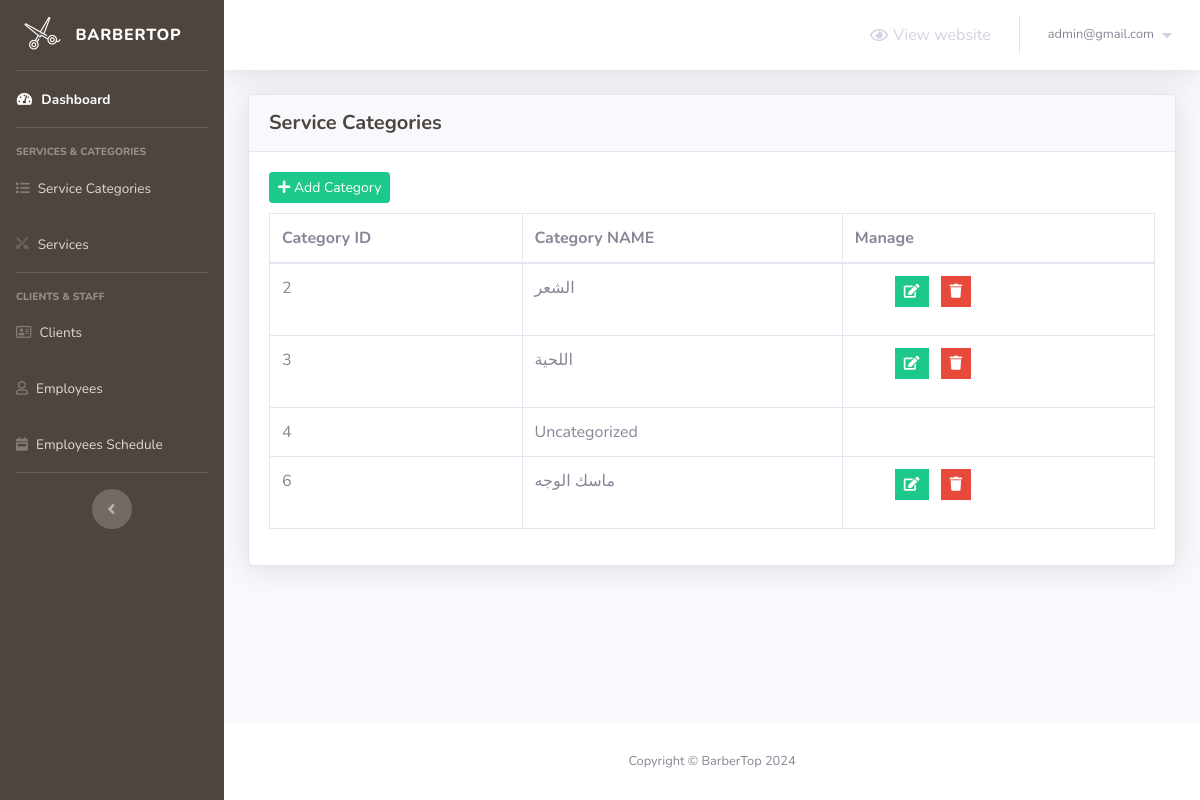
The app's page /barber-admin/service-categories.php (signed in) with its own data.
### tables this page shows
CREATE TABLE `service_categories` (
  `category_id` int(2) NOT NULL,
  `category_name` varchar(50) NOT NULL
);

### barber-admin/service-categories.php (the view, shortened to what this page needs)
<?php
    include 'connect.php';
    include 'Includes/header.php';
    if(isset($_SESSION['admin_email_barbertop']) && isset($_SESSION['password_barbertop']))
    {
?>
        <div class="container-fluid">
            <?php
                $stmt = $con->prepare("SELECT * FROM service_categories");
                $stmt->execute();
                $rows_categories = $stmt->fetchAll();
            ?>
            <div class="card shadow mb-4">
                <div class="card-header py-3">
                    <h5 class="m-0 font-weight-bold text-primary">Service Categories</h5>
                </div>
                <div class="card-body">
                    <button class="btn btn-success btn-sm" style="margin-bottom: 10px;" type="button" data-toggle="modal" data-target="#add_new_category" data-placement="top">
                        <i class="fa fa-plus"></i>
                        Add Category
                    </button>
                    <div class="table-responsive">
                        <table class="table table-bordered" id="dataTable" width="100%" cellspacing="0">
                            <thead>
                                <tr>
                                    <th>Category ID</th>
                                    <th>Category NAME</th>
                                    <th>Manage</th>
                                </tr>
                            </thead>
                            <tbody>
                                <?php
                                foreach($rows_categories as $category)
                                {
                                    echo "<tr>";
                                        echo "<td>";
                                            echo $category['category_id'];
                                        echo "</td>";
                                        echo "<td>";
                                            echo $category['category_name'];
                                        echo "</td>";
                                        echo "<td>";
                                            if(strtolower($category["category_name"]) != "uncategorized")
                                            {
                                                $delete_data = "delete_".$category["category_id"];
                                                $edit_data = "edit_".$category["category_id"];
                                            ?>
                                            <ul>
                                                <li class="list-inline-item" data-toggle="tooltip" title="Edit">
                                                    <button class="btn btn-success btn-sm rounded-0" type="button" data-toggle="modal" data-target="#<?php echo $edit_data; ?>" data-placement="top"><i class="fa fa-edit"></i></button>
                                                </li>
                                                <li class="list-inline-item" data-toggle="tooltip" title="Delete">
                                                    <button class="btn btn-danger btn-sm rounded-0" type="button" data-toggle="modal" data-target="#<?php echo $delete_data; ?>" data-placement="top"><i class="fa fa-trash"></i></button>
                                                </li>
                                            </ul>
                                            <?php
                                            }
                                        echo "</td>";
                                    echo "</tr>";
                                }
                            ?>
                            </tbody>
                        </table>
                    </div>
                </div>
            </div>
        </div>
<?php
        include 'Includes/footer.php';
    }
    else
    {
        header('Location: login.php');
        exit();
    }
?>

### records on screen
service_categories: category_id "2", category_name "الشعر"
service_categories: category_id "3", category_name "اللحية"
service_categories: category_id "4", category_name "Uncategorized"
service_categories: category_id "6", category_name "ماسك الوجه"

### other values on screen
$_SESSION['admin_email_barbertop'] "admin@gmail.com"
